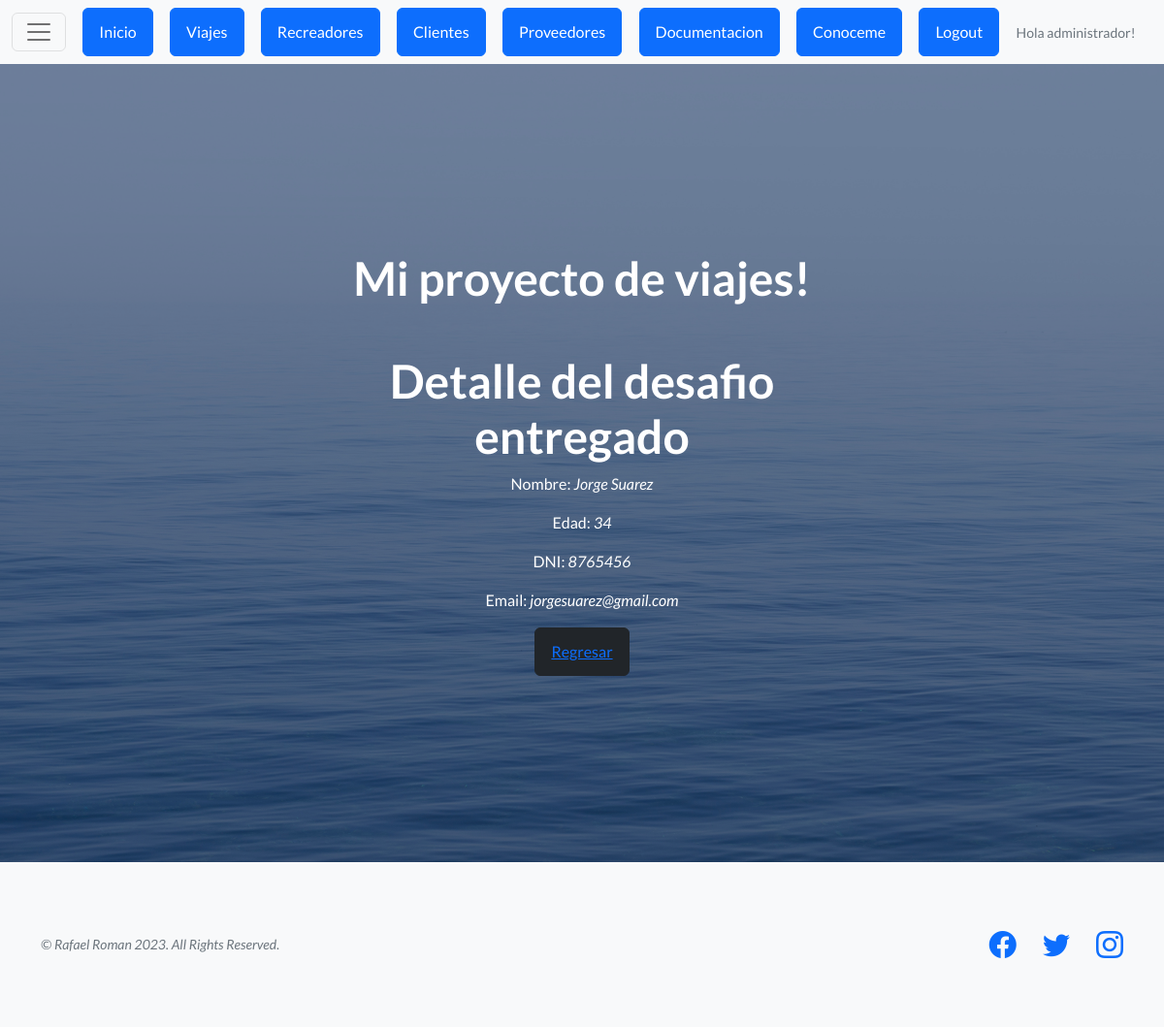
Page /proyecto/recreadores/detalle//2/ (signed in) on the committed database.
### appexcursiones/models.py (models this page shows, shortened)
class Recreadores(models.Model):
   nombre = models.CharField(max_length=50)
   apellido = models.CharField(max_length=50)
   dni = models.IntegerField()
   edad = models.IntegerField()
   email= models.EmailField(max_length=80)

### appexcursiones/views.py (the view)
# urls.py: path('recreadores/detalle//<pk>/', views.RecreadoresDetailViews.as_view(), name="proyecto-recreadores-detail"),
class RecreadoresDetailViews(LoginRequiredMixin, DetailView):
    model = Recreadores
    template_name = "Appnuevo/recreadores_detail.html"

### appexcursiones/templates/Appnuevo/recreadores_detail.html
{% extends "Appnuevo/base.html" %}
{% load static %}
{% block contenido %}
<h1>Detalle del desafio entregado</h1>
<p>Nombre: <i>{{recreadores.nombre}} {{recreadores.apellido}}</i></p>
<p>Edad: <i>{{recreadores.edad}}</i></p>
<p>DNI: <i>{{recreadores.dni}}</i></p>
<p>Email: <i>{{recreadores.email}}</p>
<button type="button" class="btn btn-dark"><a href="{% url 'proyecto-recreadores-list' %}">Regresar</a></button>
{% endblock contenido %}

### appexcursiones/templates/Appnuevo/base.html (shortened to what this page needs)
<!DOCTYPE html>
<html lang="en">
    <head>
        {% load static %}
        <link href="https://cdn.jsdelivr.net/npm/bootstrap-icons@1.5.0/font/bootstrap-icons.css" rel="stylesheet" type="text/css" />
        <link href="{% static 'Appnueva/css/styles.css' %}" rel="stylesheet" />
    </head>
    <body>
        <nav class="navbar navbar-light bg-light static-top">
            <div class="container-fluid">
                <button class="navbar-toggler" type="button" data-bs-toggle="collapse" data-bs-target="#navbarTogglerDemo01" aria-controls="navbarTogglerDemo01" aria-expanded="false" aria-label="Toggle navigation">
                 <span class="navbar-toggler-icon"></span>
                </button>
                <a class="btn btn-primary" href="{% url 'proyecto-inicio' %}">Inicio</a>
                <a class="btn btn-primary" href="{% url 'proyecto-viajes' %}">Viajes</a>
                <a class="btn btn-primary" href="{% url 'proyecto-recreadores-list' %}">Recreadores</a>
                <a class="btn btn-primary" href="{% url 'proyecto-clientes-list' %}">Clientes</a>
                <a class="btn btn-primary" href="{% url 'proyecto-proveedores-list' %}">Proveedores</a>
                <a class="btn btn-primary" href="{% url 'proyecto-documentacion-list' %}">Documentacion</a>
                <a class="btn btn-primary" href="{% url 'appdos-conoceme' %}">Conoceme</a>
                {% if request.user.is_authenticated %}
                    <a class="btn btn-primary" href="{% url 'auth-logout' %}">Logout</a>
                    <p class="small text-muted mb-4 mb-lg-0">Hola {{request.user.username}}!</p>
                {% else %}
                    <a class="btn btn-primary" href="{% url 'auth-login' %}">Login</a>
                    <p class="small text-muted mb-4 mb-lg-0">Hola Visitante</p>
                {% endif %}
            </div>
        </nav>
        <header class="masthead">
            <div class="container position-relative">
                <div class="row justify-content-center">
                    <div class="col-xl-6">
                        <div class="text-center text-white">
                            <h1 class="mb-5">Mi proyecto de viajes!</h1>
                            {% block  contenido %}
                            {% endblock  %}
                        </div>
                    </div>
                </div>
            </div>
        </header>
        <footer class="footer bg-light">
            <div class="container">
                <div class="row">
                    <div class="col-lg-6 h-100 text-center text-lg-start my-auto">
                        <p class="text-muted small mb-4 mb-lg-0">&copy; Rafael Roman 2023. All Rights Reserved.</p>
                    </div>
                    <div class="col-lg-6 h-100 text-center text-lg-end my-auto">
                        <ul class="list-inline mb-0">
                            <li class="list-inline-item me-4">
                                <a href="#!"><i class="bi-facebook fs-3"></i></a>
                            </li>
                            <li class="list-inline-item me-4">
                                <a href="#!"><i class="bi-twitter fs-3"></i></a>
                            </li>
                            <li class="list-inline-item">
                                <a href="#!"><i class="bi-instagram fs-3"></i></a>
                            </li>
                        </ul>
                    </div>
                </div>
            </div>
        </footer>
    </body>
</html>

### rows in the picture
Recreadores: nombre "Jorge", apellido "Suarez", edad "34", dni "8765456", email "jorgesuarez@gmail.com"

### other values in the picture
{{ request.user.username }} "administrador"
